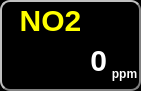
        <widget class="QWidget" name="rad_widget_7" native="true">
         <property name="geometry">
          <rect>
           <x>149</x>
           <y>90</y>
           <width>141</width>
           <height>91</height>
          </rect>
         </property>
         <property name="styleSheet">
          <string notr="true">QWidget
{
	border-color: gray;
	border-style: outset;
    border-width: 2px;
    border-radius: 10px;
    background-color: black;
    font: bold30px;
    padding: 6px;
}</string>
         </property>
         <widget class="QLabel" name="label_19">
          <property name="geometry">
           <rect>
            <x>10</x>
            <y>0</y>
            <width>81</width>
            <height>41</height>
           </rect>
          </property>
          <property name="font">
           <font>
            <pointsize>-1</pointsize>
            <italic>false</italic>
            <bold>true</bold>
           </font>
          </property>
          <property name="styleSheet">
           <string notr="true">QLabel
{
	border-style: none;
    border-width: 2px;
    border-radius: 10px;
    background-color: none;
    font: bold 30px;
    padding: 6px;
	 color: yellow;
}</string>
          </property>
          <property name="text">
           <string>NO2</string>
          </property>
          <property name="alignment">
           <set>Qt::AlignmentFlag::AlignCenter</set>
          </property>
         </widget>
         <widget class="QLabel" name="NO2_label">
          <property name="geometry">
           <rect>
            <x>10</x>
            <y>40</y>
            <width>111</width>
            <height>40</height>
           </rect>
          </property>
          <property name="font">
           <font>
            <pointsize>-1</pointsize>
            <italic>false</italic>
            <bold>true</bold>
           </font>
          </property>
          <property name="styleSheet">
           <string notr="true">QLabel
{
	border-style: none;
    border-width: 2px;
    border-radius: 10px;
    background-color: none;
    font: bold 30px;
    padding: 6px;
	color: white;
}</string>
          </property>
          <property name="text">
           <string>0</string>
          </property>
          <property name="alignment">
           <set>Qt::AlignmentFlag::AlignRight|Qt::AlignmentFlag::AlignTrailing|Qt::AlignmentFlag::AlignVCenter</set>
          </property>
         </widget>
         <widget class="QLabel" name="label_20">
          <property name="geometry">
           <rect>
            <x>104</x>
            <y>58</y>
            <width>41</width>
            <height>31</height>
           </rect>
          </property>
          <property name="font">
           <font>
            <pointsize>-1</pointsize>
            <italic>false</italic>
            <bold>true</bold>
           </font>
          </property>
          <property name="styleSheet">
           <string notr="true">QLabel
{
	border-style: none;
    border-width: 2px;
    border-radius: 10px;
    background-color: none;
    font: bold 12px;
    padding: 6px;
	color: white;
}</string>
          </property>
          <property name="text">
           <string>ppm</string>
          </property>
          <property name="alignment">
           <set>Qt::AlignmentFlag::AlignCenter</set>
          </property>
         </widget>
        </widget>
